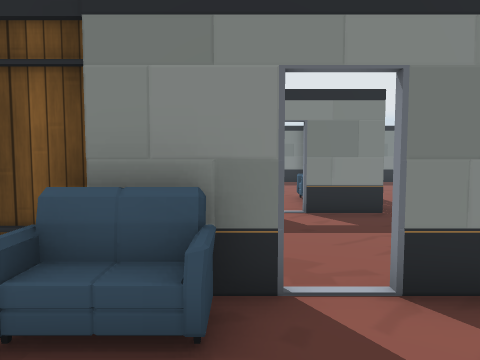
[1] (above)

16 first-person views from a walk through a 3-D level made in the Unity game engine. The camera is 1.4 m above the floor, tilts 4° down and sees 70° across. Doors are open. The floor is counted in squares, 1 m on a side. Each view is taken from the middle of a square. On the plan, view 1 faces up. The plan holds only what a view shows up to about 15 squares ahead; the rest is blank. The place goes on beyond the plan. Some surface patterns are stand-ins.

[2]
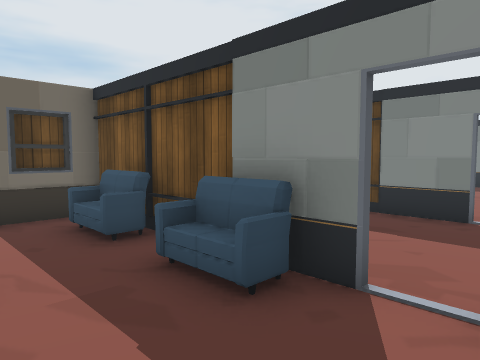

[3]
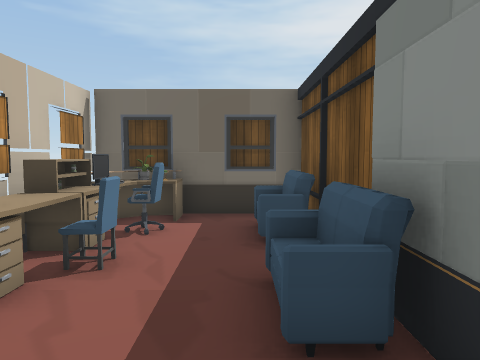

[4]
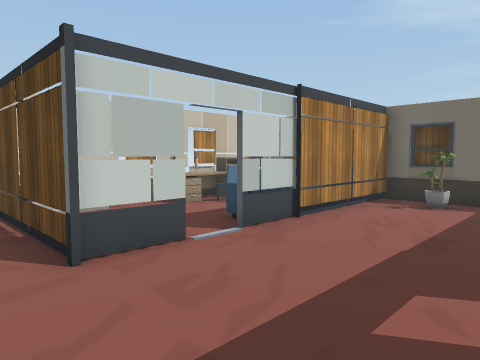

[5]
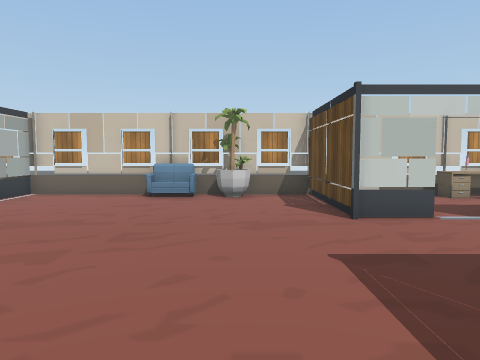

[6]
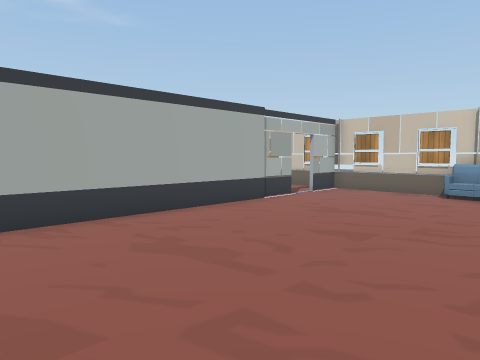

[7]
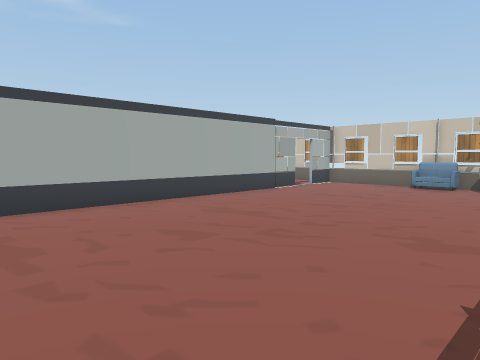

[8]
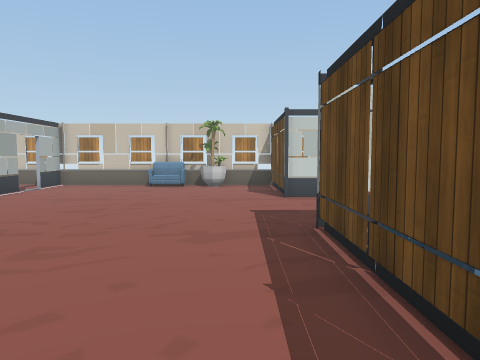

[9]
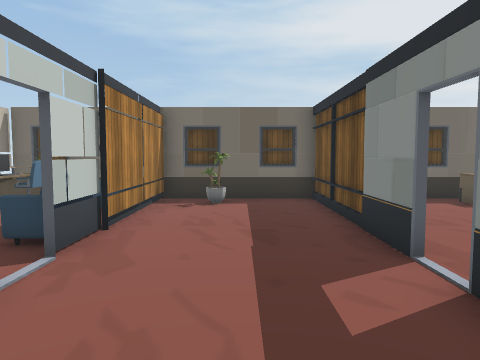

[10]
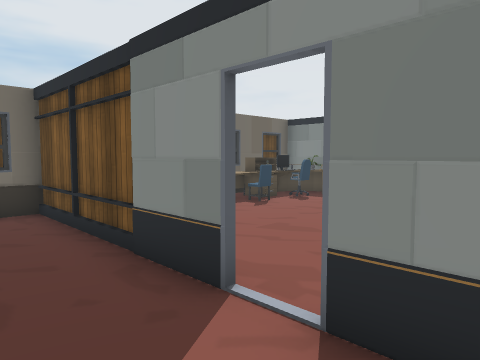

[11]
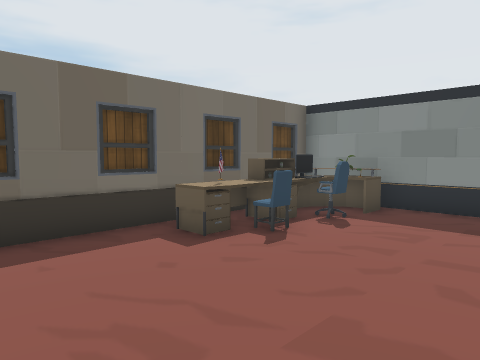

[12]
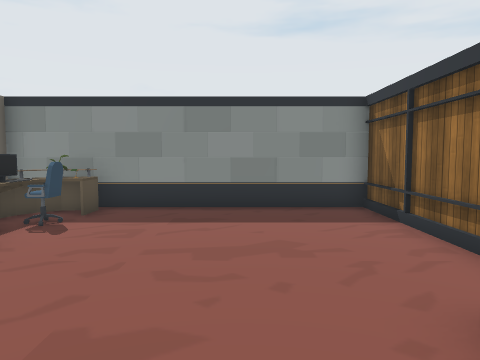

[13]
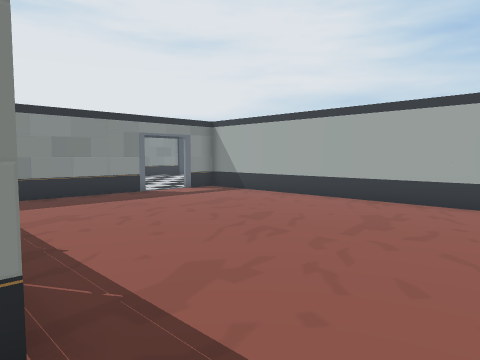

[14]
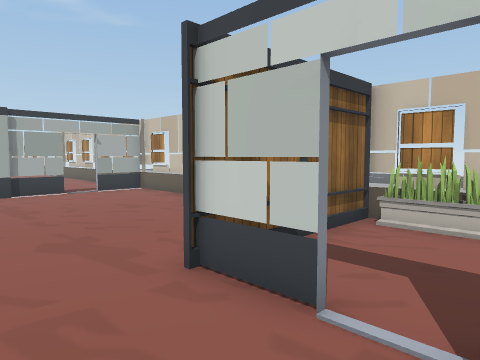

[15]
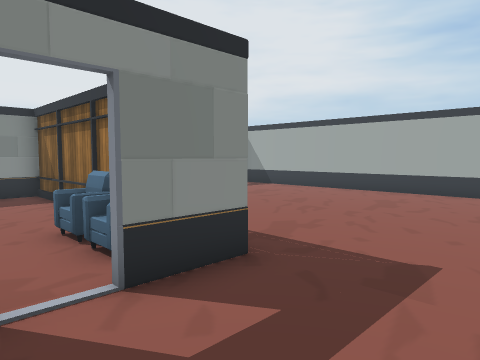

[16]
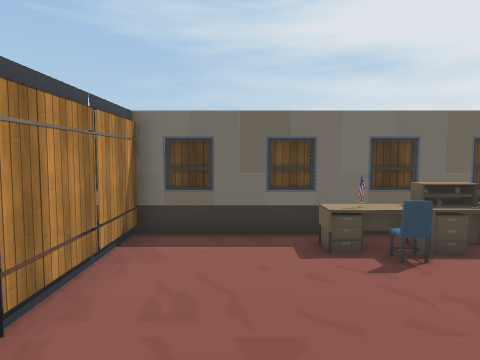

### Floor plan
Ten units are one square. View 1 is at (0, 0); x grows to the right and y downward. Boxes are objects, and circles mark ways between rooms. Rooms are numbered by the first view taken in them; rooms with no view inside come last. Other rooms are left out.
<svg viewBox="-70 -190 223 213">
<path fill="none" stroke="#000" d="M-14 -35 -35 -35M-8 17 2 17M4 17 31 17M-46 17 -9 17M-51 -35 -64 -35 -64 17 -59 17M-58 17 -48 17M25 -35 15 -35M35 -4 35 -35M35 16 35 -2M35 -96 35 -83 15 -83M24 -85 35 -85M35 -36 35 16M35 -130 35 -115M5 -83 -64 -83M15 -33 35 -33M135 -15 135 -167M64 17 78 17M79 17 148 17M31 17 62 17M101 -183 56 -183M-35 -33 -14 -33M135 18 135 -4M-64 -79 -64 -35M35 -128 35 -136M35 -138 35 -183 -63 -183 -64 -79M-64 -85 -15 -85"/>
<rect x="-65" y="-5" width="60" height="20" fill="#bbb"><title>other object</title></rect>
<rect x="-55" y="-35" width="20" height="10" fill="#bbb"><title>sofa</title></rect>
<rect x="-15" y="-35" width="20" height="10" fill="#bbb"><title>sofa</title></rect>
<rect x="15" y="5" width="10" height="10" fill="#bbb"><title>plant</title></rect>
<rect x="-55" y="-55" width="10" height="10" fill="#bbb"><title>plant</title></rect>
<rect x="15" y="-125" width="20" height="20" fill="#bbb"><title>sofa</title></rect>
<rect x="25" y="-105" width="10" height="10" fill="#bbb"><title>sofa</title></rect>
<rect x="55" y="5" width="10" height="10" fill="#bbb"><title>plant</title></rect>
<rect x="75" y="5" width="20" height="10" fill="#bbb"><title>sofa</title></rect>
<rect x="-55" y="-185" width="20" height="60" fill="#bbb"><title>other object</title></rect>
<circle cx="10" cy="-30" r="3" fill="#2a7"/>
<circle cx="10" cy="-85" r="3" fill="#2a7"/>
<text x="-20" y="-10">1</text>
<text x="70" y="-80">2</text>
<text x="-20" y="-130">3</text>
</svg>
Room 1 opens to room 2. Room 2 opens to room 3.

Where each view was taken, in squares from view 1:
view 1: 0 up, 0 right, facing up
view 2: 0 up, 2 right, facing up-left
view 3: 2 up, 2 right, facing left
view 4: 8 up, 5 right, facing down-left
view 5: 11 up, 6 right, facing down
view 6: 12 up, 6 right, facing down-right
view 7: 15 up, 4 right, facing down-right
view 8: 15 up, 5 right, facing down
view 9: 6 up, 5 right, facing left
view 10: 6 up, 3 right, facing up-left
view 11: 9 up, 0 right, facing up-left
view 12: 9 up, 0 right, facing up
view 13: 6 up, 3 right, facing up-right
view 14: 6 up, 0 right, facing down-right
view 15: 5 up, 0 right, facing up-right
view 16: 11 up, 2 right, facing left
